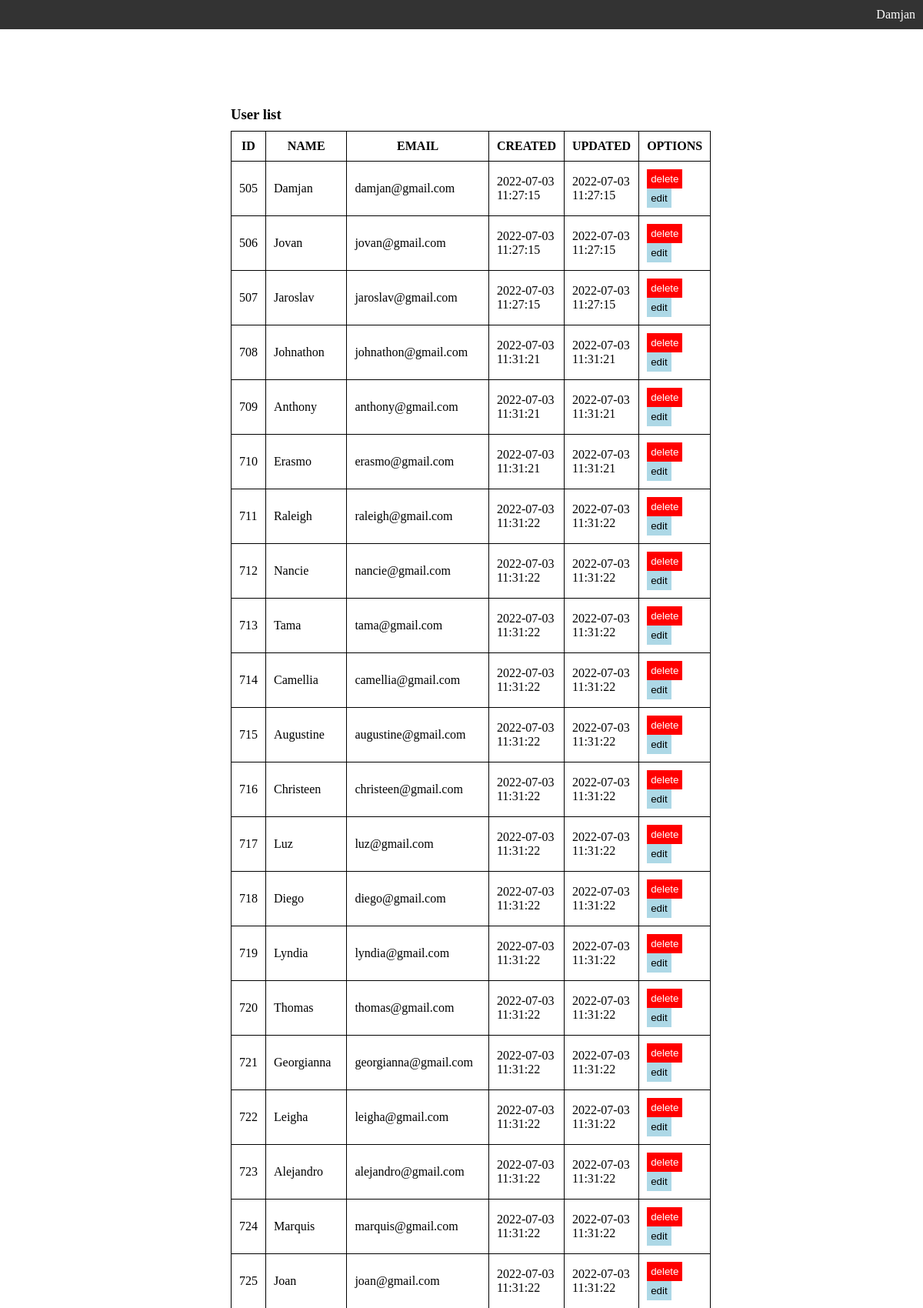
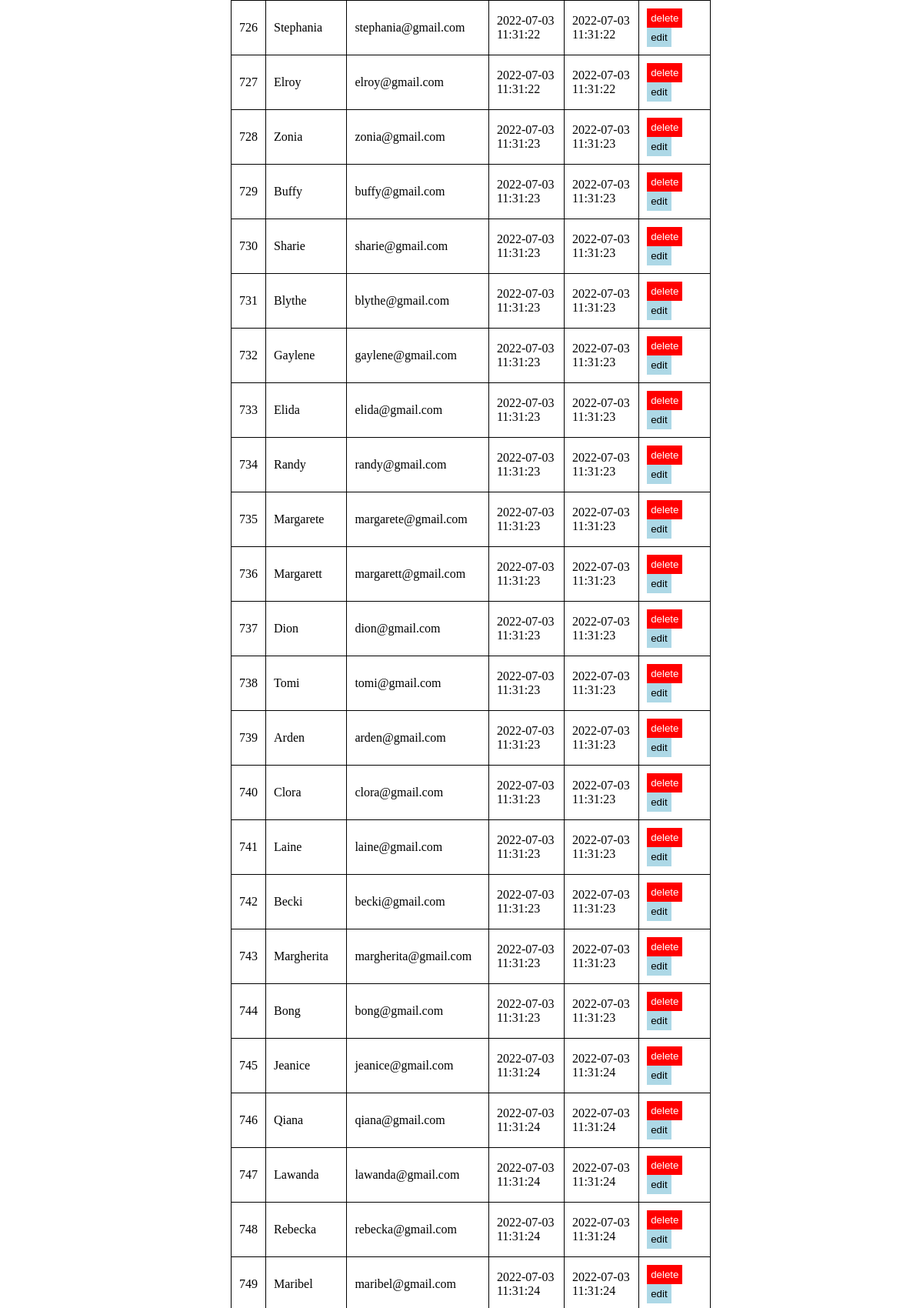
The app's page /core/user-list.php (signed in, upper part) with its own data (2 pictures, top to bottom).
### tables this page shows
CREATE TABLE `users` (
  `id` int NOT NULL AUTO_INCREMENT,
  `name` varchar(255) NOT NULL,
  `email` varchar(255) NOT NULL,
  `password` varchar(255) NOT NULL,
  `role` varchar(50) NOT NULL,
  `last_login` timestamp NOT NULL,
  `created` timestamp NOT NULL,
  `updated` timestamp NOT NULL,
  PRIMARY KEY (`id`),
  UNIQUE KEY `email` (`email`)
);

### core/user-list-logic.php (called while the page is built, shortened)
<?php
    require(ABSPATH . 'db.php');
    $sql = "SELECT * FROM users";
    $result = $conn->query($sql);
?>

### core/user-list.php (the view, shortened to what this page needs)
<?php require('user-list-logic.php'); ?>
<!DOCTYPE html>
<html lang="en">
    <head>
        <link rel="stylesheet" href="../assets/css/main.css">
        <link rel="stylesheet" href="../assets/css/navigation.css">
        <link rel="stylesheet" href="../assets/css/user-list.css">
        <link rel="stylesheet" href="../assets/css/register.css">
    </head>
    <body>
        <?php require('../navigation.php'); ?>
        <div id="user-table-container">
            <?php if($result->num_rows > 0): ?>
                <h3>User list</h3>
                <table style="width:100%" id="user-table">
                    <thead>
                        <tr>
                            <th>ID</th>
                            <th>NAME</th>
                            <th>EMAIL</th>
                            <th>CREATED</th>
                            <th>UPDATED</th>
                            <th>OPTIONS</th>
                        </tr>
                    </thead>
                    <tbody>
                        <?php while($row = $result->fetch_object()): ?>
                            <tr>
                                <td>
                                    <?php echo $row->id; ?>
                                </td>
                                <td>
                                    <?php echo $row->name; ?>
                                </td>
                                <td>
                                    <?php echo $row->email; ?>
                                </td>
                                <td>
                                    <?php echo $row->created; ?>
                                </td>
                                <td>
                                    <?php echo $row->updated; ?>
                                </td>
                                <td>
                                    <form action="delete-user.php" method="POST">
                                        <input type="submit" value="delete" name="delete" id="delete-user-btn" title="Delete this record">
                                        <input type="submit" value="edit" name="edit" id="edit-user-btn" title="Edit user">
                                    </form>
                                </td>
                            </tr>
                        <?php endwhile; ?>
                    </tbody>
                </table>
            <?php else: ?>
                <h3>No records found.</h3>
            <?php endif; ?>
        </div>
    </body>
</html>

### navigation.php (shortened to what this page needs)
<nav>
    <ul>
        <?php if(!isset($_SESSION['user_id'])): ?>
            <li><a href="register.php">Register</a></li>
            <li><a href="login.php">Login</a></li>
        <?php else: ?>
            <li class="user-links-wrapper" id="user-links-wrapper-box">
                <a href="javascript:void(0)"><?php echo (isset($_SESSION['user_name'])) ? $_SESSION['user_name'] : 'No Name'; ?></a>
            </li>
        <?php endif; ?>
    </ul>
</nav>

### assets/css/main.css (style rules this page uses)
* { margin: 0; padding: 0; box-sizing: border-box; }

### assets/css/navigation.css (style rules this page uses)
nav ul { list-style-type: none; background-color: #333; overflow: hidden; text-align: right; }
nav ul li { display: inline-block; margin: 10px; }
nav ul li a { text-decoration: none; color: white; }

### assets/css/user-list.css (style rules this page uses)
#user-table-container { width: 50vw; height: auto; margin: 100px auto; }
table, th, td { border: 1px solid black; border-collapse: collapse; }
th, td { padding: 10px; }
#user-table { margin: 10px auto; }
#delete-user-btn { padding: 5px; border: none; background-color: red; color: white; }
#edit-user-btn { padding: 5px; border: none; background-color: lightblue; }

### records on screen
users: id "505", name "Damjan", email "damjan@gmail.com", created "2022-07-03 11:27:15", updated "2022-07-03 11:27:15"
users: id "506", name "Jovan", email "jovan@gmail.com", created "2022-07-03 11:27:15", updated "2022-07-03 11:27:15"
users: id "507", name "Jaroslav", email "jaroslav@gmail.com", created "2022-07-03 11:27:15", updated "2022-07-03 11:27:15"
users: id "708", name "Johnathon", email "johnathon@gmail.com", created "2022-07-03 11:31:21", updated "2022-07-03 11:31:21"
users: id "709", name "Anthony", email "anthony@gmail.com", created "2022-07-03 11:31:21", updated "2022-07-03 11:31:21"
users: id "710", name "Erasmo", email "erasmo@gmail.com", created "2022-07-03 11:31:21", updated "2022-07-03 11:31:21"
users: id "711", name "Raleigh", email "raleigh@gmail.com", created "2022-07-03 11:31:22", updated "2022-07-03 11:31:22"
users: id "712", name "Nancie", email "nancie@gmail.com", created "2022-07-03 11:31:22", updated "2022-07-03 11:31:22"
users: id "713", name "Tama", email "tama@gmail.com", created "2022-07-03 11:31:22", updated "2022-07-03 11:31:22"
users: id "714", name "Camellia", email "camellia@gmail.com", created "2022-07-03 11:31:22", updated "2022-07-03 11:31:22"
users: id "715", name "Augustine", email "augustine@gmail.com", created "2022-07-03 11:31:22", updated "2022-07-03 11:31:22"
users: id "716", name "Christeen", email "christeen@gmail.com", created "2022-07-03 11:31:22", updated "2022-07-03 11:31:22"
users: id "717", name "Luz", email "luz@gmail.com", created "2022-07-03 11:31:22", updated "2022-07-03 11:31:22"
users: id "718", name "Diego", email "diego@gmail.com", created "2022-07-03 11:31:22", updated "2022-07-03 11:31:22"
users: id "719", name "Lyndia", email "lyndia@gmail.com", created "2022-07-03 11:31:22", updated "2022-07-03 11:31:22"
users: id "720", name "Thomas", email "thomas@gmail.com", created "2022-07-03 11:31:22", updated "2022-07-03 11:31:22"
users: id "721", name "Georgianna", email "georgianna@gmail.com", created "2022-07-03 11:31:22", updated "2022-07-03 11:31:22"
users: id "722", name "Leigha", email "leigha@gmail.com", created "2022-07-03 11:31:22", updated "2022-07-03 11:31:22"
users: id "723", name "Alejandro", email "alejandro@gmail.com", created "2022-07-03 11:31:22", updated "2022-07-03 11:31:22"
users: id "724", name "Marquis", email "marquis@gmail.com", created "2022-07-03 11:31:22", updated "2022-07-03 11:31:22"
users: id "725", name "Joan", email "joan@gmail.com", created "2022-07-03 11:31:22", updated "2022-07-03 11:31:22"
users: id "726", name "Stephania", email "stephania@gmail.com", created "2022-07-03 11:31:22", updated "2022-07-03 11:31:22"
users: id "727", name "Elroy", email "elroy@gmail.com", created "2022-07-03 11:31:22", updated "2022-07-03 11:31:22"
users: id "728", name "Zonia", email "zonia@gmail.com", created "2022-07-03 11:31:23", updated "2022-07-03 11:31:23"
users: id "729", name "Buffy", email "buffy@gmail.com", created "2022-07-03 11:31:23", updated "2022-07-03 11:31:23"
users: id "730", name "Sharie", email "sharie@gmail.com", created "2022-07-03 11:31:23", updated "2022-07-03 11:31:23"
users: id "731", name "Blythe", email "blythe@gmail.com", created "2022-07-03 11:31:23", updated "2022-07-03 11:31:23"
users: id "732", name "Gaylene", email "gaylene@gmail.com", created "2022-07-03 11:31:23", updated "2022-07-03 11:31:23"
users: id "733", name "Elida", email "elida@gmail.com", created "2022-07-03 11:31:23", updated "2022-07-03 11:31:23"
users: id "734", name "Randy", email "randy@gmail.com", created "2022-07-03 11:31:23", updated "2022-07-03 11:31:23"
users: id "735", name "Margarete", email "margarete@gmail.com", created "2022-07-03 11:31:23", updated "2022-07-03 11:31:23"
users: id "736", name "Margarett", email "margarett@gmail.com", created "2022-07-03 11:31:23", updated "2022-07-03 11:31:23"
users: id "737", name "Dion", email "dion@gmail.com", created "2022-07-03 11:31:23", updated "2022-07-03 11:31:23"
users: id "738", name "Tomi", email "tomi@gmail.com", created "2022-07-03 11:31:23", updated "2022-07-03 11:31:23"
users: id "739", name "Arden", email "arden@gmail.com", created "2022-07-03 11:31:23", updated "2022-07-03 11:31:23"
users: id "740", name "Clora", email "clora@gmail.com", created "2022-07-03 11:31:23", updated "2022-07-03 11:31:23"
users: id "741", name "Laine", email "laine@gmail.com", created "2022-07-03 11:31:23", updated "2022-07-03 11:31:23"
users: id "742", name "Becki", email "becki@gmail.com", created "2022-07-03 11:31:23", updated "2022-07-03 11:31:23"
users: id "743", name "Margherita", email "margherita@gmail.com", created "2022-07-03 11:31:23", updated "2022-07-03 11:31:23"
users: id "744", name "Bong", email "bong@gmail.com", created "2022-07-03 11:31:23", updated "2022-07-03 11:31:23"
users: id "745", name "Jeanice", email "jeanice@gmail.com", created "2022-07-03 11:31:24", updated "2022-07-03 11:31:24"
users: id "746", name "Qiana", email "qiana@gmail.com", created "2022-07-03 11:31:24", updated "2022-07-03 11:31:24"
users: id "747", name "Lawanda", email "lawanda@gmail.com", created "2022-07-03 11:31:24", updated "2022-07-03 11:31:24"
users: id "748", name "Rebecka", email "rebecka@gmail.com", created "2022-07-03 11:31:24", updated "2022-07-03 11:31:24"
users: id "749", name "Maribel", email "maribel@gmail.com", created "2022-07-03 11:31:24", updated "2022-07-03 11:31:24"

### other values on screen
$_SESSION['user_name'] "Damjan"
